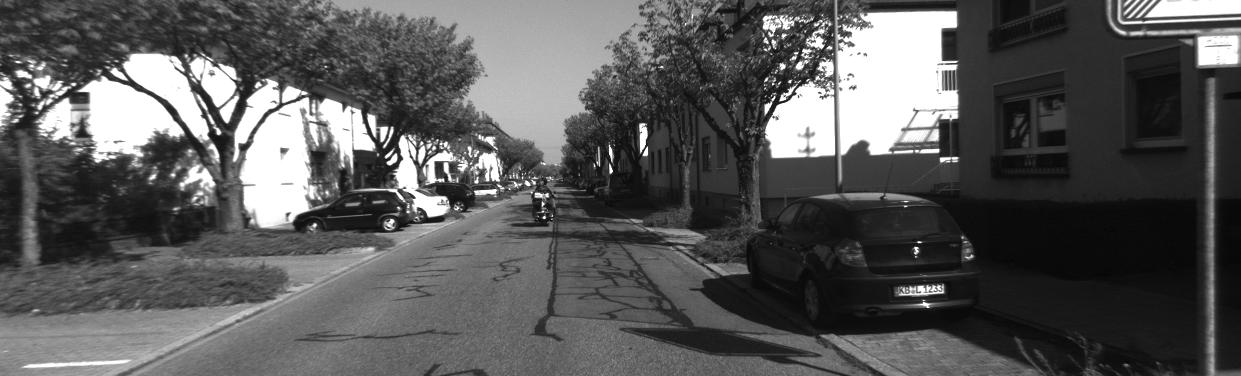
%> input picture Exercise3SimpleTracker/data/000000.png, 1241 x 376 px
$ octave main.m   (GNU Octave 9; MATLAB toolbox functions it lacks are replaced by stand-ins)
%> lines starting %> are read from the running program, lines starting %| are printed output that depends on the picture
### exercise7/Exercise 7 - Lucas-Kanade tracker/code/warpImage.m
function I = warpImage(I_R, W)

n_rows = size(I_R, 1);
n_cols = size(I_R, 2);

I = zeros(size(I_R));

for j = 1:n_cols
    for i = 1:n_rows
        p_new = floor(W*[j;i;1]);
        x_new = p_new(1);
        y_new = p_new(2);
        if x_new >=1 && y_new > 1 && x_new <= n_cols && y_new <= n_rows
            I(i, j) = I_R(y_new, x_new);
        end
    end
end

### exercise7/Exercise 7 - Lucas-Kanade tracker/code/getWarpedPatch.m
function patch = getWarpedPatch(I, W, x_T, r_T)
% x_T is 1x2 and contains [x_T y_T] as defined in the statement. patch is
% (2*r_T+1)x(2*r_T+1) and arranged consistently with the input image I.

% I_padded = padarray(I, [r_T, r_T]);
% x_T = x_T + r_T*ones(size(x_T));


patch = zeros(2*r_T+1);

n_rows = size(I, 1);
n_cols = size(I, 2);

for X = -r_T:r_T
    for Y = -r_T:r_T

        p_warped = x_T' + W*[X; Y; 1];

        x_warped = p_warped(1);
        y_warped = p_warped(2);

        x = floor(x_warped);
        y = floor(y_warped);

        a = x_warped - x; b = y_warped - y;

        if x+1 > 0 && x+1 <= n_cols  && y+1 > 0 && y+1 <= n_rows

          patch(Y + r_T + 1, X + r_T + 1) = (1-b) * ((1-a)*I(y,x) + a*I(y,x+1)) ...
                                      + b * ((1-a)*I(y+1,x) + a*I(y+1,x+1));
        end

    end
end

end

### exercise7/Exercise 7 - Lucas-Kanade tracker/code/getSimWarp.m
function W = getSimWarp(dx, dy, alpha_deg, lambda)
% alpha given in degrees, as indicated

alpha_rad = alpha_deg*pi/180;

W = lambda*[cos(alpha_rad) -sin(alpha_rad) dx;
            sin(alpha_rad)  cos(alpha_rad) dy];

### exercise7/Exercise 7 - Lucas-Kanade tracker/code/main.m
%% Part 1: Warping images
clear;
clc;
close all;
I_R = imread('../data/000000.png');
%> I_R is the input picture: size 376x1241 uint8; min 6, max 255, mean 89
figure(1)

subplot(2,2,1);
imshow(I_R);
title('Reference image');

subplot(2,2,2);
W = getSimWarp(50, -30, 0, 1);
imshow(warpImage(I_R, W), [0, 255]);
%> after the loop in warpImage, `for j = 1:n_cols`:
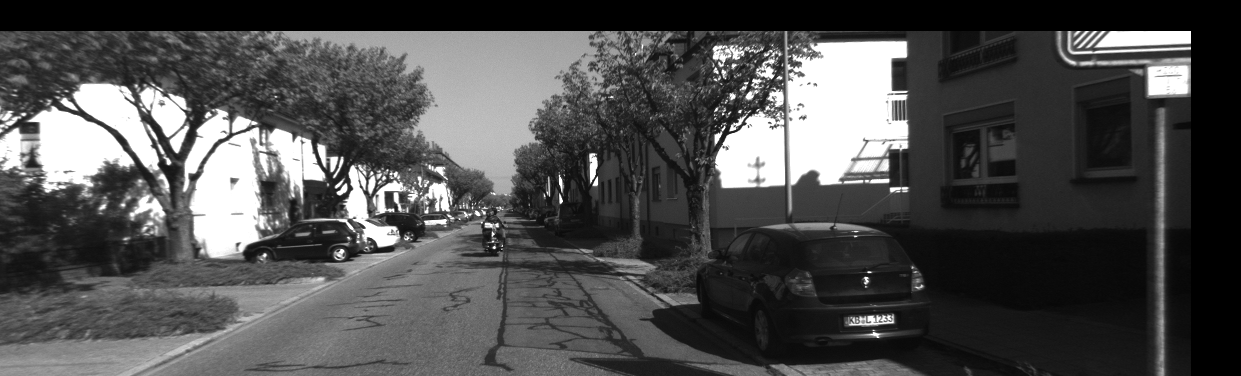
%> I: size 376x1241 double; min 0, max 255, mean 78
title('Translation');

subplot(2,2,3);
W = getSimWarp(0, 0, 10, 1);
imshow(warpImage(I_R, W), [0, 255]);
%> call 2 of warpImage, with W = [0.985 -0.174 0; 0.174 0.985 0]
%> after the loop in warpImage (call 2), `for j = 1:n_cols`:
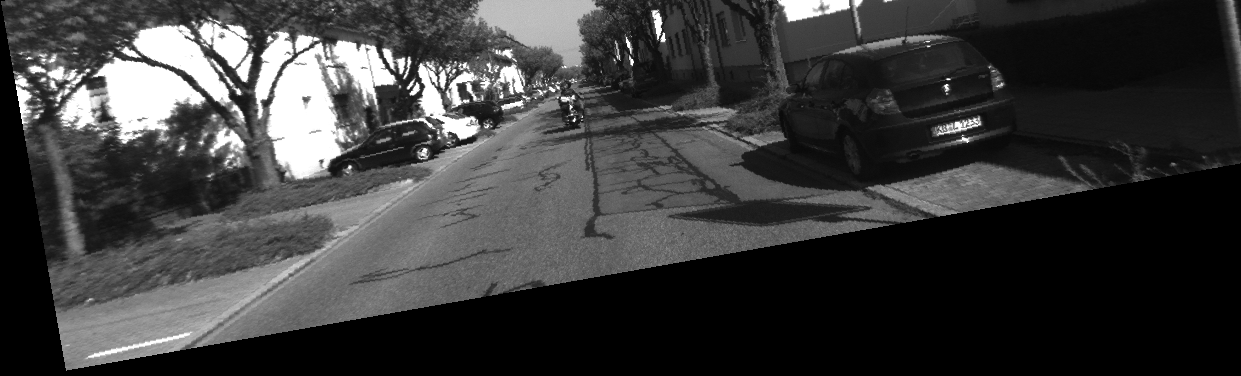
%> I: size 376x1241 double; min 0, max 255, mean 59.5
title('Rotation around upper left corner');

subplot(2,2,4);
W = getSimWarp(0, 0, 0, 0.5);
imshow(warpImage(I_R, W), [0, 255]);
%> call 3 of warpImage, with W = [0.5 0 0; 0 0.5 0]
%> after the loop in warpImage (call 3), `for j = 1:n_cols`:
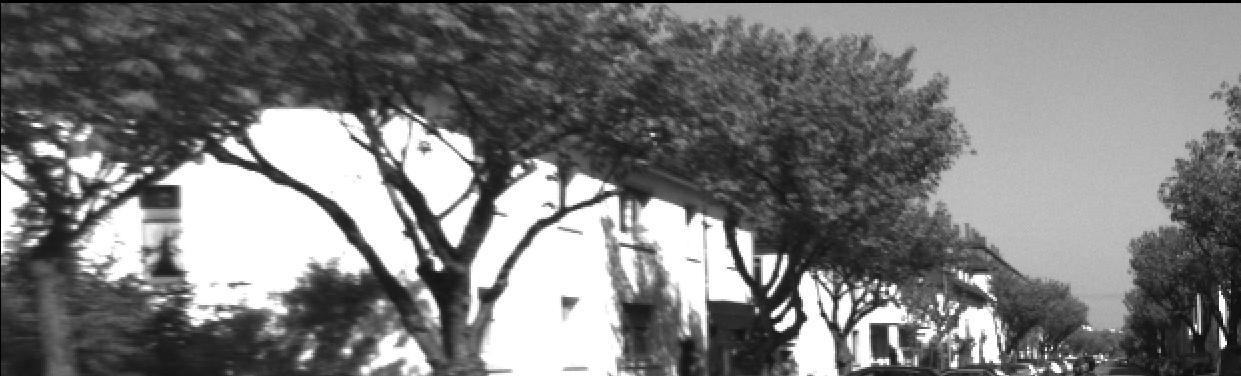
%> I: size 376x1241 double; min 0, max 255, mean 122.8
title('Zoom on upper left corner');

%% Part 2: Warped patches and recovering a simple warp with brute force
I_R = imread('../data/000000.png');
figure(2)
% Get and display template:
subplot(1, 2, 1);
W0 = getSimWarp(0, 0, 0, 1);
x_T = [900 291];
r_T = 15;
template = getWarpedPatch(I_R, W0, x_T, r_T);
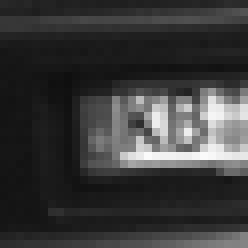
%> template: size 31x31 double (shown 8 times larger); min 15, max 250, mean 57.8
imagesc(template);
axis equal;
axis off;
title('Template');

subplot(1, 2, 2);
W = getSimWarp(10, 6, 0, 1);
I = warpImage(I_R, W);
%> (the run ends here)
